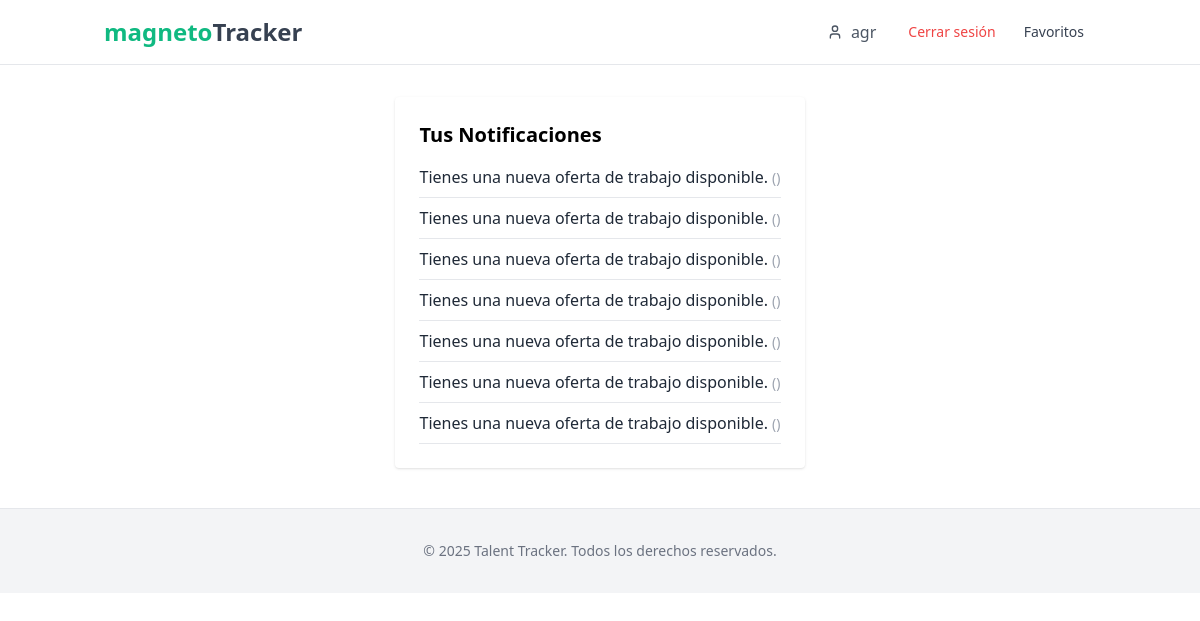
Screenshot of /notificaciones/ (signed in) with the database file from the repository.
### talentracker/models.py (models this page shows, shortened)
class Usuario(AbstractUser):
    TIPO_USUARIO_CHOICES = [
        ('empleado', 'Empleado'),
        ('empresa', 'Empresa'),
    ]
    tipo_usuario = models.CharField(max_length=10, choices=TIPO_USUARIO_CHOICES, default='empleado')
    telefono = models.CharField(max_length=15, blank=True, null=True)
    fecha_nacimiento = models.DateField(blank=True, null=True)
    curriculum = models.FileField(upload_to='curriculos/', null=True, blank=True)

class Notificacion(models.Model):
    TIPO_CHOICES = [
        ('vacante', 'Nueva vacante coincidente'),
        ('postulacion', 'Actualización de postulación'),
    ]
    usuario = models.ForeignKey(Usuario, on_delete=models.CASCADE, related_name='notificaciones')
    tipo = models.CharField(max_length=20, choices=TIPO_CHOICES)
    mensaje = models.TextField()
    oferta = models.ForeignKey(OfertaTrabajo, on_delete=models.CASCADE, null=True, blank=True)
    fecha_creacion = models.DateTimeField(auto_now_add=True)
    leida = models.BooleanField(default=False)
    class Meta:
        ordering = ['-fecha_creacion']

### talentracker/views.py (the view)
# urls.py: path('notificaciones/', talenTracker.ver_notificaciones, name='ver_notificaciones'),
@login_required
def ver_notificaciones(request):
    notificaciones = Notificacion.objects.filter(usuario=request.user).order_by('-fecha_creacion')
    return render(request, 'notificaciones.html', {'notificaciones': notificaciones})

### talentracker/templates/notificaciones.html
{% extends 'base.html' %}
{% block content %}
<div class="max-w-2xl mx-auto mt-8 bg-white shadow rounded p-6">
    <h2 class="text-xl font-bold mb-4">Tus Notificaciones</h2>
    {% if notificaciones %}
        <ul class="space-y-2">
            {% for n in notificaciones %}
                <li class="border-b pb-2 text-gray-800">{{ n.mensaje }} <span class="text-gray-400 text-sm">({{ n.fecha|date:"d M Y H:i" }})</span></li>
            {% endfor %}
        </ul>
    {% else %}
        <p class="text-gray-500">No tienes notificaciones.</p>
    {% endif %}
</div>
{% endblock %}

### talentracker/templates/base.html (shortened to what this page needs)
{% load static %}
<!DOCTYPE html>
<html lang="es">
<head>
    <script src="https://cdn.tailwindcss.com"></script>
</head>
<body class="min-h-screen bg-white flex flex-col">
    <nav class="border-b border-gray-200">
        <div class="container mx-auto px-4 py-3 flex items-center justify-between">
            <h1 class="text-2xl font-bold">
                <a href="{% url 'home' %}" class="text-green-500">magneto</span><span class="text-gray-700">Tracker</a>
            </h1>
            <div class="flex items-center space-x-4">
                {% if user.is_authenticated %}
                    <div class="flex items-center space-x-4">
                        <button class="flex items-center text-gray-600 px-4 py-2 rounded hover:bg-gray-100">
                            <i data-lucide="user" class="w-4 h-4 mr-2" aria-hidden="true"></i>
                            {{ user.username }}
                        </button>
                        <a href="{% url 'cerrar_sesion' %}" class="text-sm text-red-500 hover:underline">
                            Cerrar sesión
                        </a>
                        <a href="{% url 'favoritos' %}" class="px-3 py-2 rounded-md text-sm font-medium text-gray-700 hover:text-gray-900 hover:bg-gray-50">
                            Favoritos
                        </a>
                    </div>
                {% endif %}
            </div>
        </div>
    </nav>
        {% block content %}{% endblock %}
    <footer class="bg-gray-100 py-8 border-t border-gray-200 mt-10">
        <div class="container mx-auto px-4 text-center text-gray-500 text-sm">
            © {% now "Y" %} Talent Tracker. Todos los derechos reservados.
        </div>
    </footer>
</body>
</html>

### rows the page displays
Usuario: username "agr"
Notificacion: mensaje "Tienes una nueva oferta de trabajo disponible."
Notificacion: mensaje "Tienes una nueva oferta de trabajo disponible."
Notificacion: mensaje "Tienes una nueva oferta de trabajo disponible."
Notificacion: mensaje "Tienes una nueva oferta de trabajo disponible."
Notificacion: mensaje "Tienes una nueva oferta de trabajo disponible."
Notificacion: mensaje "Tienes una nueva oferta de trabajo disponible."
Notificacion: mensaje "Tienes una nueva oferta de trabajo disponible."
